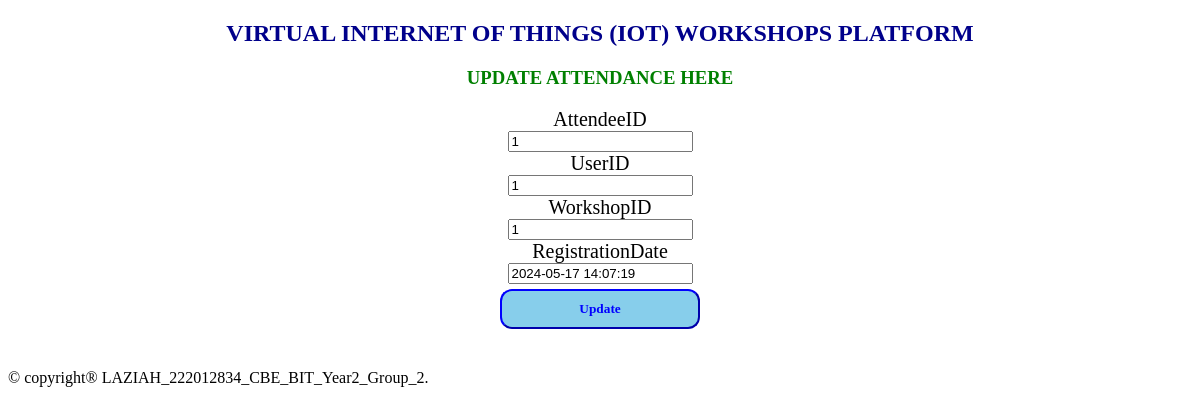
Page /updateattendees.php?AttendeeID=1 on the committed database.
### tables this page shows
CREATE TABLE IF NOT EXISTS `attendees` (
  `AttendeeID` int(11) NOT NULL AUTO_INCREMENT,
  `UserID` int(11) DEFAULT NULL,
  `WorkshopID` int(11) DEFAULT NULL,
  `RegistrationDate` timestamp NOT NULL DEFAULT CURRENT_TIMESTAMP,
  PRIMARY KEY (`AttendeeID`),
  KEY `UserID` (`UserID`),
  KEY `WorkshopID` (`WorkshopID`)
);

### updateattendees.php (the view, shortened to what this page needs)
<?php
include "databaseconnection.php";
if ($_SERVER['REQUEST_METHOD'] == 'GET') {
    $AttendeeID = $_GET["AttendeeID"];
    $sql = "SELECT * FROM attendees WHERE AttendeeID = ?";
    $stmt = $connection->prepare($sql);
    $stmt->bind_param("i", $AttendeeID);
    $stmt->execute();
    $result = $stmt->get_result();
    if ($result->num_rows > 0) {
        $row = $result->fetch_assoc();
        $UserID = $row["UserID"];
        $WorkshopID = $row["WorkshopID"];
        $RegistrationDate = $row["RegistrationDate"];
    } else {
        header("Location: viewattendees.php");
        exit;
    }
}
?>
<!DOCTYPE html>
<html>
<head>
</head>
<body>
    <center>
        <h2>VIRTUAL INTERNET OF THINGS (IOT) WORKSHOPS PLATFORM</h2>
        <h3 style="color:green;">UPDATE ATTENDANCE HERE</h3>
        <section class="forms">
            <form method="POST" onsubmit="return confirmUpdate();">
                <label>AttendeeID</label><br>
                <input type="text" name="AttendeeID" readonly value="<?php echo $AttendeeID; ?>"><br>
                <label>UserID</label><br>
                <input type="text" name="UserID" value="<?php echo $UserID; ?>"><br>
                <label>WorkshopID</label><br>
                <input type="text" name="WorkshopID" value="<?php echo $WorkshopID; ?>"><br>
                <label>RegistrationDate</label><br>
                <input type="text" name="RegistrationDate" value="<?php echo $RegistrationDate; ?>"><br>
                <input type="submit" name="submit" value="Update" class="sb">
            </form>
        </section>
    </center>
    <footer>
        <p style="color:blue; text-align: center; margin-top:40px;">
            <marquee> &copy; copyright&reg; LAZIAH_222012834_CBE_BIT_Year2_Group_2.</marquee>
        </p>
    </footer>
</body>
</html>

### updateattendees.php (style rules this page uses)
h2 { font-family: Castellar; color: darkblue; }
label { font-family: Elephant; font-size: 20px; }
.sb { font-family: Georgia; padding: 10px; border-color: blue; background-color: skyblue; width: 200px; margin-top: 5px; border-radius: 12px; font-weight: bold; color: blue; }

### rows in the picture
attendees: UserID "1", WorkshopID "1", RegistrationDate "2024-05-17 14:07:19"
